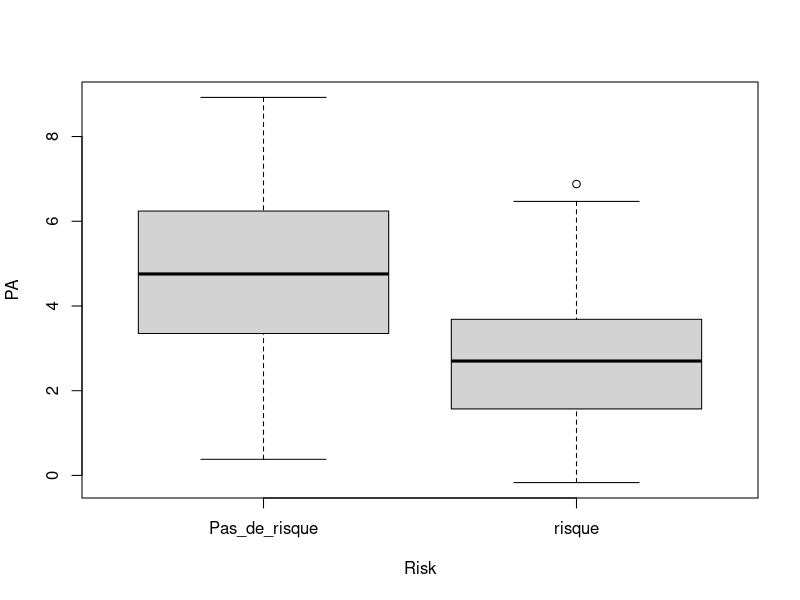
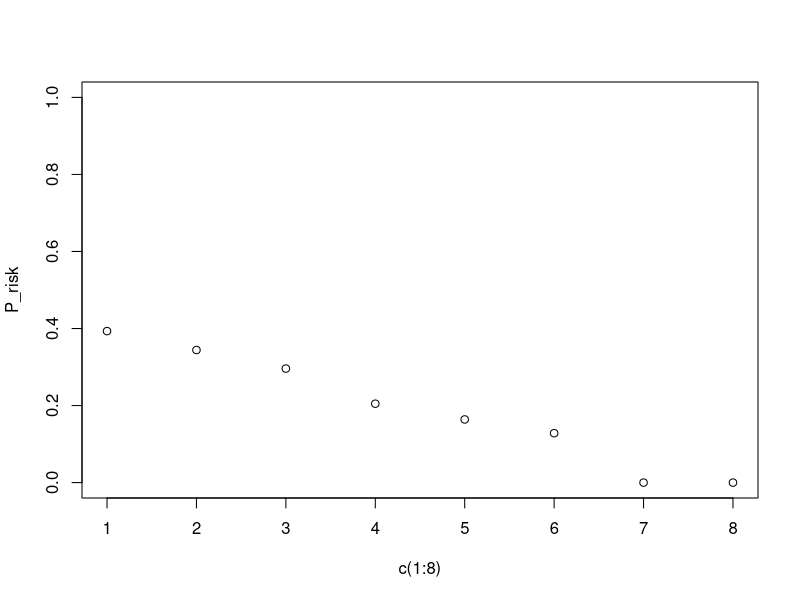
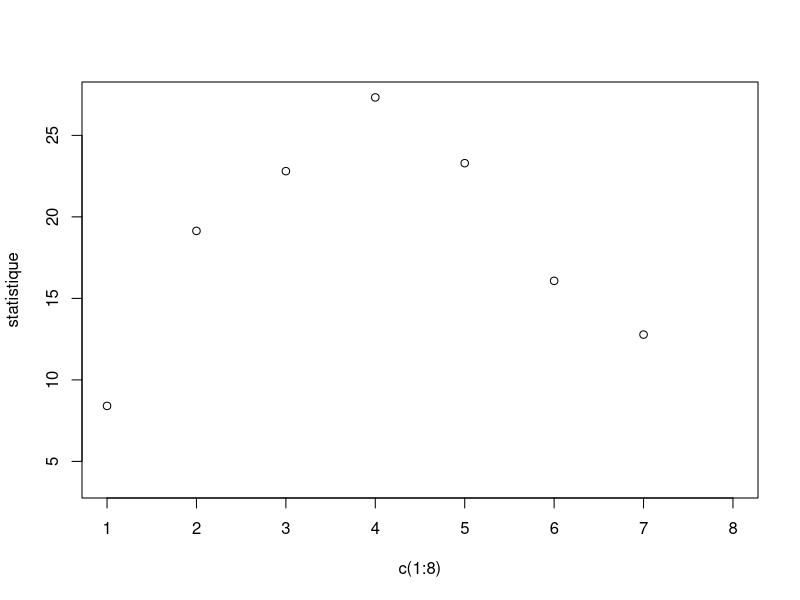

Recreate these plots in R, in order.
##########################################
# TP n°1 : initation à R et Test du Chi2 #
##########################################
# Durée : 1h30

# Dans ce premier TP, votre objectif sera de déterminer le nombre d'heures de sports à réaliser
# par semaine pour limiter le risque de développer une pathologie cardiovasculaire. 

# L'objetif sous jacent de ce TP est de se familiriser avec la simmulation des données par conséquent 
# toutes les conclusions seront scienfitiquement infondées. 

# Pour avoir accès à des résultats scientifiques fondés sur ce sujet, je vous invite à lire la review suivante :
# https://www.ahajournals.org/doi/full/10.1161/JAHA.115.002495.

# Votre objectif est donc de déterminer un seuil concernant la pratique d'AP.

#####################
# Partie simulation #
#####################

# 0) Définir une seed à 12 avec la fonction set.seed()
set.seed(2)

# 1) Définir un nombre de sujets à 200 que vous enregistrerez dans un objet n.
n <- 200

# 2) Simuler pour les n sujets un nombre d'heures de sport par semaine.
# grâce à une loi de poisson avec un lamdba de 4.2. Nous ajouterons un bruit gaussien.
PA <- rpois(n, 4.2)+rnorm(n, 0, 1)

# 3) Quelle type de variable ?

# 4) Visualiser l'hétérogénéité de la variable activité physique, i.e. PA.

# 5) Définir un risque de développer une pathologie cardiovasculaire. 
# La variable Risk comprendra 2 modalités ("Pas de risque" et "risque").
# Vous devrez la créer à partir d'une loi binomiale où la probabilité de ne pas développer de risque (i.e. Pas de risque = 1)
# Sera proportionnelle au niveau d'activité physique. 

# Utiliser la fonction rbinom() pour introduire une probabilité de développé une pathologie cardiaque | nb heures de sport.
Risk <- NULL
for(i in 1:n){
  Risk <- c(Risk, rbinom(1, 1, PA[i]/10+(0.1)))
}
# Renommer la variable Risk (R) pour que le 1 soit égal à pas de risque.
# Renommer la variable Risk (R) pour que le 0 soit égal à risque.
Risk[Risk==1]="Pas_de_risque" ; Risk[Risk==0]="risque"

# 6) Quelle type de variable ?

###################
# Partie solution #
###################

# 7) Visualiser les données ensemble.
boxplot(PA~Risk)

# 8) Quelle est la probabilité d'avoir un risque de développer une pathologie cardiaque en fonction de la pratique du sport ?
# 8) a) Réaliser une boucle pour nb_PA étant le nombre d'heure de sport allant de 1 à 8 heures par semaine 
# pour déterminer la probabilité d'avoir un risque de développer une pathologie cardiaque.
P_risk = NULL
for (nb_PA in 1:8){
  P_risk <- c(P_risk, table(data.frame(Risk, PA>=nb_PA))[2,2]/sum(table(data.frame(Risk, PA>=nb_PA))[,2]))
}
# 8) b) Réaliser un graphique de la prababilité du risque en fonction de la pratique d'activité physique.
plot(P_risk~c(1:8), ylim=c(0,1))

# 9) Quel seuil pourrions vous définir ?

# 10) Utiliser le test du CHI2 pour vous aider à prendre une décision. Définir les hypothèses du test ? 
# À quelle réponse serions nous capable de répondre ?
# --> Est-ce que la proportion de sujet actif (seuil choisi) est la même dans le groupe "risque" que dans le groupe "pas de risque" ? 
# Cette question porte sur la relation entre les deux variables.

# 10) a) Réaliser une boucle pour nb_PA étant le nombre d'heure de sport allant de 1 à 8 heures par semaine 
# pour déterminer la statistique de test et la p value du test du CHI2
p.value = statistique = NULL
for (nb_PA in 1:8){
  statistique <- c(statistique, chisq.test(table(data.frame(Risk, PA>=nb_PA)))$statistic)
  p.value <- c(p.value, chisq.test(table(data.frame(Risk, PA>=nb_PA)))$p.value)
}

# 10) b) Réaliser un graphique de la statistique du test en fonction de la pratique d'activité physique 
# en colorant les points en fonction de la p.value.
plot(statistique~c(1:8), col=p.value<0.05)

# 10) c) Dans quelle condition les variables sont les plus dépendantes entre elles. 
which.min(p.value)

# 10) d) Visualiser la table de confusion à l'aide de la fonction barplot() avec le seuil choisi 
# en ajoutant les résultats du test statistique (statistique du test + p value).

# 11) Que peut-on conclure ?

